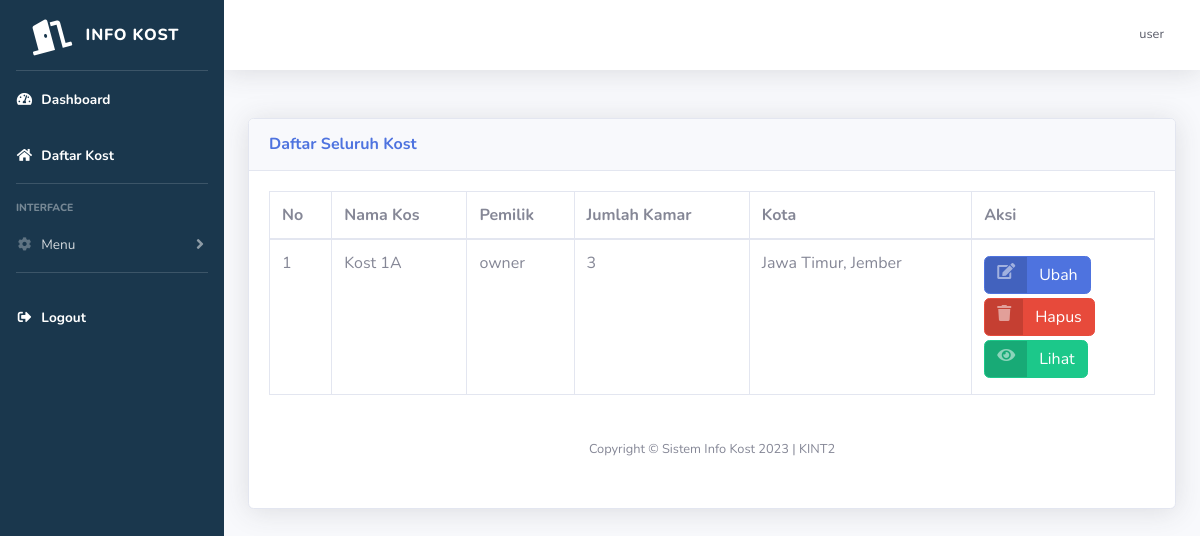
/kost/kost_manage.php (signed in), run on an earlier commit of the app's database.
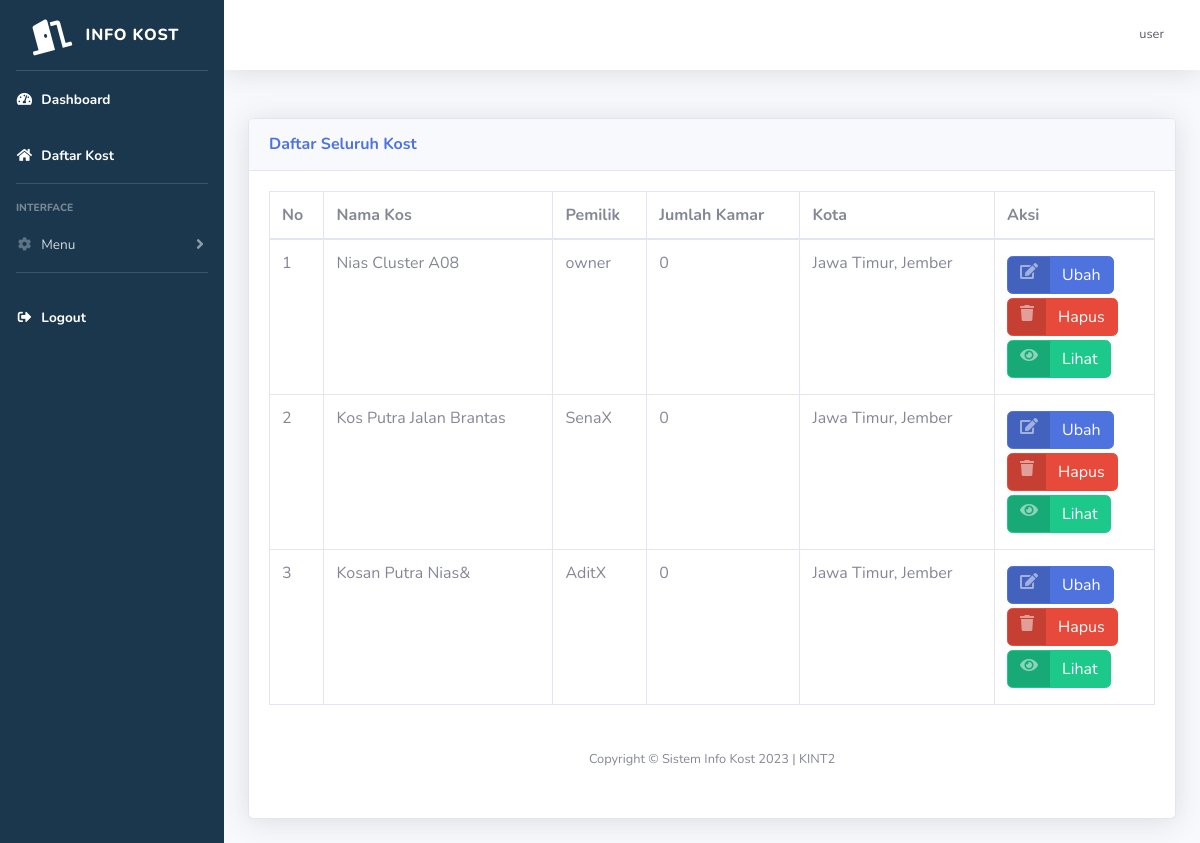
And on a later commit of the database.
### tables this page shows
CREATE TABLE `kost` (
  `id_kost` int(11) NOT NULL,
  `nama_kost` varchar(255) NOT NULL,
  `tipe_kost` varchar(255) NOT NULL,
  `jenis_kost` varchar(255) NOT NULL,
  `jumlah_kamar` int(11) NOT NULL,
  `tanggal_tagih` date NOT NULL,
  `nama_pemilik` text NOT NULL,
  `nama_bank` text NOT NULL,
  `no_rekening` int(11) NOT NULL,
  `foto_bangunan_utama` varchar(255) NOT NULL,
  `foto_kamar` varchar(255) NOT NULL,
  `foto_kamar_mandi` varchar(255) NOT NULL,
  `foto_interior` varchar(255) NOT NULL,
  `provinsi` varchar(25) NOT NULL,
  `kota` varchar(25) NOT NULL,
  `kecamatan` varchar(25) NOT NULL,
  `kelurahan` varchar(25) NOT NULL,
  `alamat` varchar(255) NOT NULL,
  `harga_sewa` int(11) NOT NULL,
  `kontak` varchar(255) NOT NULL,
  `deskripsi` text NOT NULL,
  `id_pemilik` int(11) NOT NULL,
  `fasilitas_kost` text NOT NULL
);

CREATE TABLE `user` (
  `id` int(11) NOT NULL,
  `nama_lengkap` varchar(255) NOT NULL,
  `email` varchar(255) NOT NULL,
  `username` varchar(255) NOT NULL,
  `password` varchar(255) NOT NULL,
  `no_hp` varchar(255) NOT NULL,
  `pekerjaan` varchar(255) NOT NULL,
  `jenis_kelamin` varchar(25) NOT NULL,
  `foto_ktp` varchar(255) NOT NULL,
  `foto_profil` text NOT NULL,
  `roles` int(11) NOT NULL,
  `id_kost_saya` int(11) NOT NULL
);

### kost/kost_manage.php (the view, shortened to what this page needs)
<?php
include('includes/header.php');
$data = mysqli_query($koneksi, "SELECT * FROM kost INNER JOIN user WHERE kost.id_pemilik=user.id");
?>
<div class="container-fluid">
    <div class="card shadow mb-4">
    <div class="card-header py-3">
        <h6 class="m-0 font-weight-bold text-primary">Daftar Seluruh Kost</h6>
    </div>
    <div class="card-body">
        <div class="table-responsive">
        <table class="table table-bordered" id="dataTable" width="100%" cellspacing="0">
            <thead>
            <tr>
                <th>No</th>
                <th>Nama Kos</th>
                <th>Pemilik</th>
                <th>Jumlah Kamar</th>
                <th>Kota</th>
                <th>Aksi</th>
            </tr>
            </thead>
        <tbody>
            <?php
            $n = 0;
            while ($d = mysqli_fetch_array($data)) {
                $n++;
            ?>
                <tr class="">
                    <td><?php echo $n ?></td>
                    <td><?php echo $d['nama_kost'] ?></td>
                    <td><?php echo $d['nama_lengkap'] ?></td>
                    <td><?php echo $d['jumlah_kamar'] ?></td>
                    <td><?php echo $d['provinsi'] . ", " . $d['kota'] ?></td>
                    <td>
                    <div class="my-1">
                        <a href="properti_edit.php?id_kost=<?php echo $d['id_kost'] ?>" class="btn btn-primary btn-icon-split">
                        <span class="icon text-white-50">
                            <i class="fas fa-edit"></i>
                        </span>
                        <span class="text">Ubah</span>
                        </a>
                    </div>
                    <div class="my-1">
                        <a href="php/hapus.php?id_kost=<?php echo $d['id_kost'] ?>" class="btn btn-danger btn-icon-split">
                        <span class="icon text-white-50">
                            <i class="fas fa-trash"></i>
                        </span>
                        <span class="text">Hapus</span>
                        </a>
                    </div>
                    <div class="my-1">
                        <a href="detail_properti.php?id_kost=<?php echo $d['id_kost'] ?>" class="btn btn-success btn-icon-split">
                        <span class="icon text-white-50">
                            <i class="fas fa-eye"></i>
                        </span>
                        <span class="text">Lihat</span>
                        </a>
                    </div>
                    </td>
                </tr>
            <?php } ?>
        </tbody>
    </table>
</div>
<?php
include('includes/footer.php');
?>

What changed in the data, as far as the page shows it:
removed kost: nama_kost "Kost 1A", id_pemilik.nama_lengkap "owner", jumlah_kamar "3", provinsi "Jawa Timur", kota "Jember"
added kost: nama_kost "Nias Cluster A08", id_pemilik.nama_lengkap "owner", jumlah_kamar "0", provinsi "Jawa Timur", kota "Jember"
added kost: nama_kost "Kos Putra Jalan Brantas", id_pemilik.nama_lengkap "SenaX", jumlah_kamar "0", provinsi "Jawa Timur", kota "Jember"
added kost: nama_kost "Kosan Putra Nias&", id_pemilik.nama_lengkap "AditX", jumlah_kamar "0", provinsi "Jawa Timur", kota "Jember"
